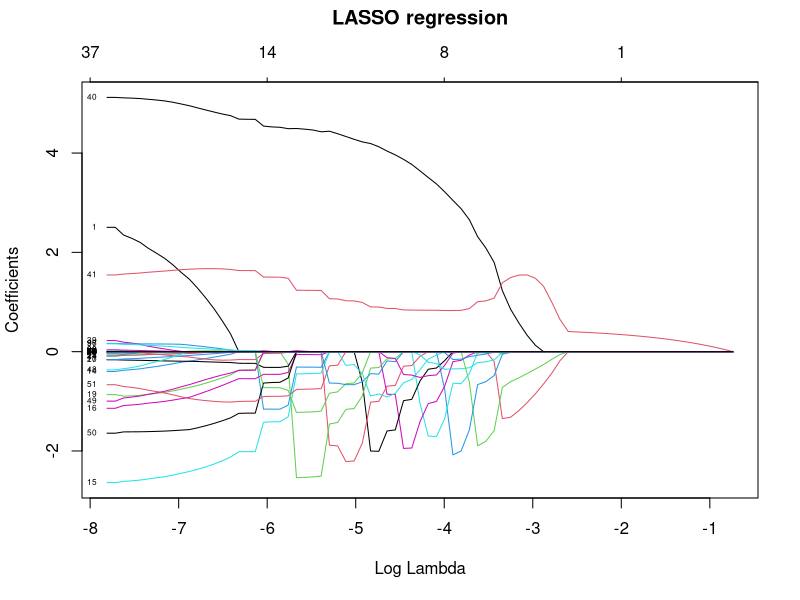
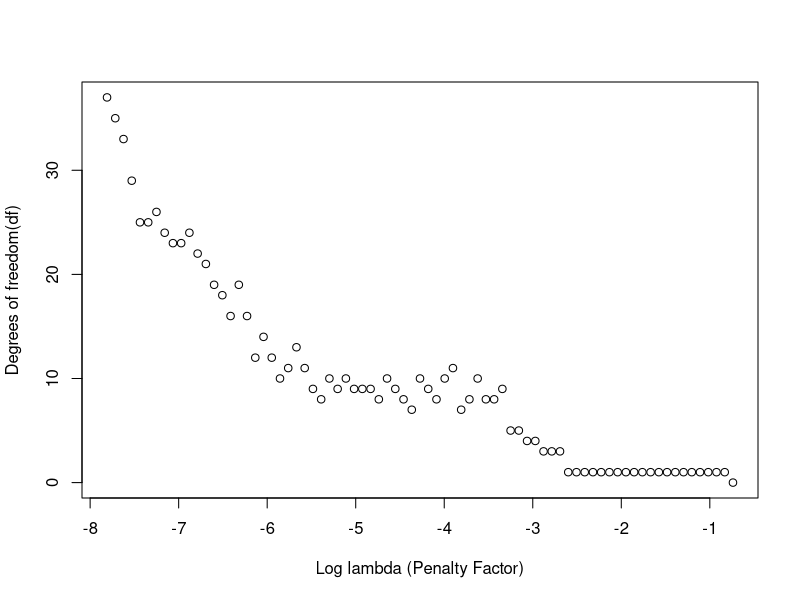
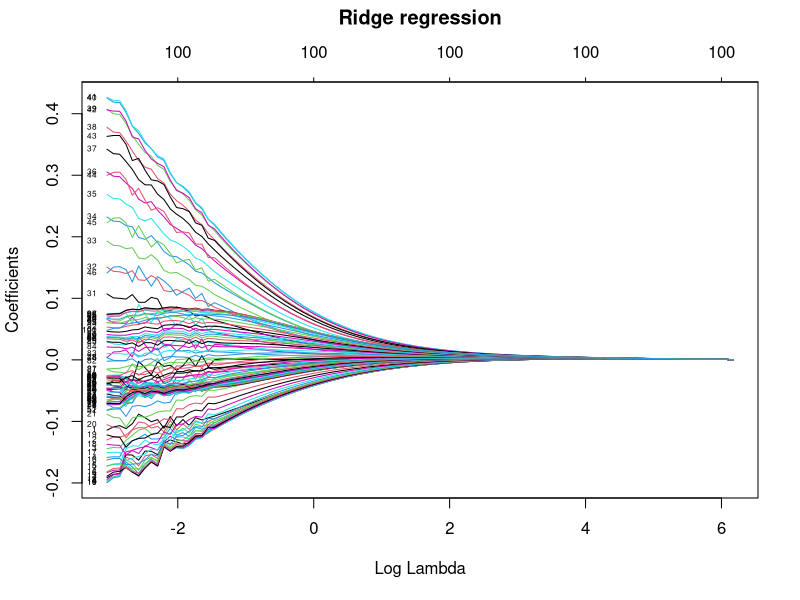
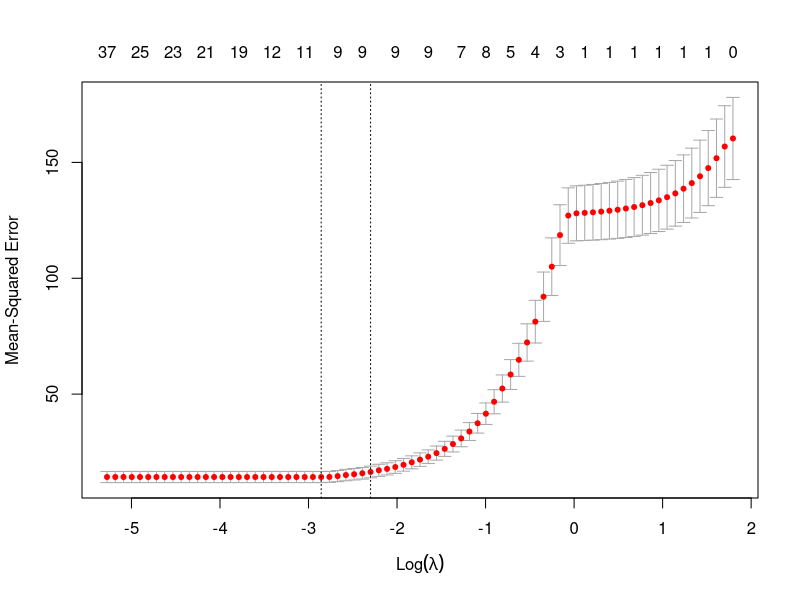
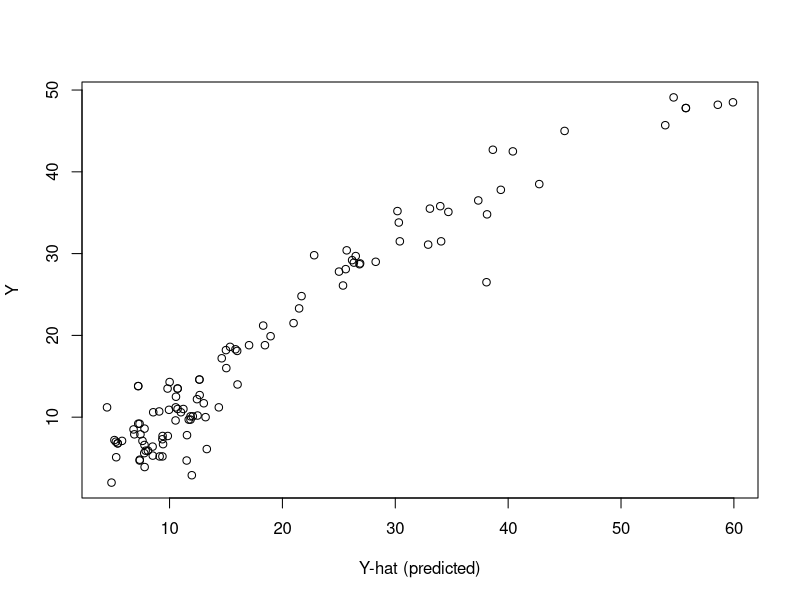
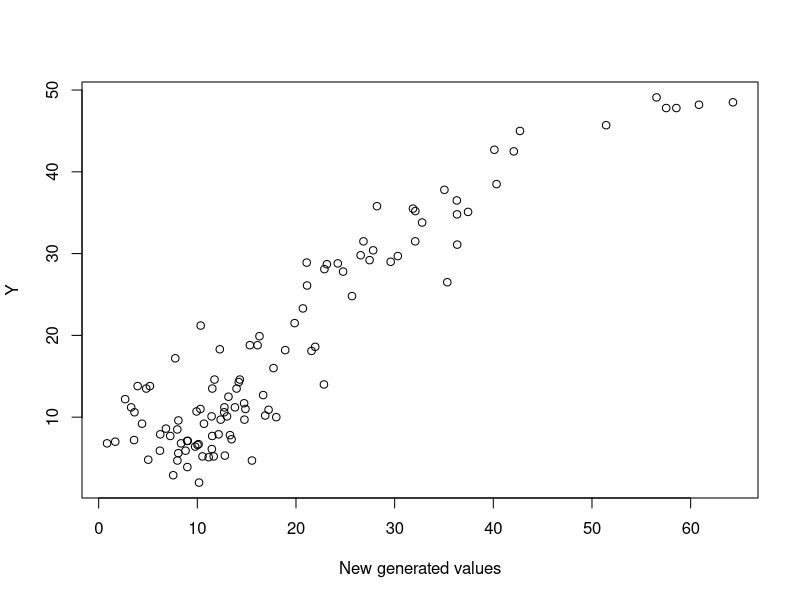

Reproduce these figures in R, in order.
setwd(dirname(rstudioapi::getActiveDocumentContext()$path))
mydata = read.csv('tecator.csv')
library(glmnet)

n = dim(mydata)[1]
set.seed(12345)
id = sample(1:n, floor(n*0.5))
train = mydata[id,]
test = mydata[-id,]

#Assignment 3 Task 1
#Fit linear regression to the training data and 
#estimate the training and test errors.

mean_squared_error = function(y, y_hat) {
  squared_error = (y-y_hat)^2
  sum_squared_error = sum(squared_error)
  n = length(squared_error)
  return(sum_squared_error/n)
}

fit = lm(formula = Fat ~., data = train[,-c(1, 103, 104)])

#Predictions
fitted_train = predict(fit, newdata = train)
fitted_test = predict(fit, newdata = test)

#MSE Train
MSE_train = mean_squared_error(train$Fat, fitted_train)

#MSE Test
MSE_test = mean_squared_error(test$Fat, fitted_test)

print(MSE_train)
print(MSE_test)

summary(fit)

#Assignment 3 Task 2,3
#Fit the Lasso regression model to the training data. 
#Present a plot illustrating how the regression coefficients 
#depend on the log of penalty factor (log 𝜆)
#What value of the penalty factor can be 
#chosen if we want to select a model with only three features?

covariates=scale(train[,2:101])
response=scale(train$Fat)

model_Lasso=glmnet(as.matrix(covariates), response, alpha=1, family="gaussian")
pdf('lasso.pdf')
plot(model_Lasso, xvar="lambda", label=TRUE, main="LASSO regression\n\n")
dev.off()

#Assignment 3 Task 4
#Present a plot of how degrees of freedom depend on the penalty parameter. 

pdf('degrees.pdf')
plot(log(model_Lasso$lambda), model_Lasso$df, xlab = "Log lambda (Penalty Factor)", ylab = "Degrees of freedom(df)")
dev.off()

#Assignment 3 Task 5
#Fit Ridge instead of the LASSO regression and compare the 
#plots from steps 3 and 5

model_Ridge=glmnet(as.matrix(covariates), response, alpha=0, family="gaussian")

pdf('ridge.pdf')
plot(model_Ridge, xvar="lambda", label=TRUE, main="Ridge regression\n\n")
dev.off()

#Assignment 3 Task 6
#Use cross-validation to compute the optimal LASSO model. Present a plot
#showing the dependence of the CV score on log 𝜆𝜆 and comment how the CV
#score changes with log 𝜆. 
#Finally, create a scatter plot of the
#original test versus predicted test values for the model corresponding to
#optimal lambda

covariates_cv=train[,2:101]
response_cv=train$Fat

model_cv_Lasso=cv.glmnet(as.matrix(covariates_cv), response_cv, alpha=1, family="gaussian")
lambda_best_cv = model_cv_Lasso$lambda.min

pdf('cv.pdf')
plot(model_cv_Lasso)
dev.off()

coef(model_cv_Lasso, s="lambda.min")

y = test[,102]
y_predict = predict(model_cv_Lasso, s = lambda_best_cv, newx = as.matrix(test[, 2:101]), type="response")

pdf('scattercv.pdf')
plot(y_predict, y, xlab = "Y-hat (predicted)", ylab = "Y")
dev.off()

#Assignment 3 task 7
#Use the feature values from test data (the portion of test data with Channel
#columns) and the optimal LASSO model from step 6 to generate new target
#values.
#Make a scatter plot of original Fat in test data
#versus newly generated ones.

std_dev = sd(y_predict - y)

pdf('newfat.pdf')
plot(rnorm(108, y_predict, std_dev), y, xlab = "New generated values", ylab = "Y")
dev.off()
